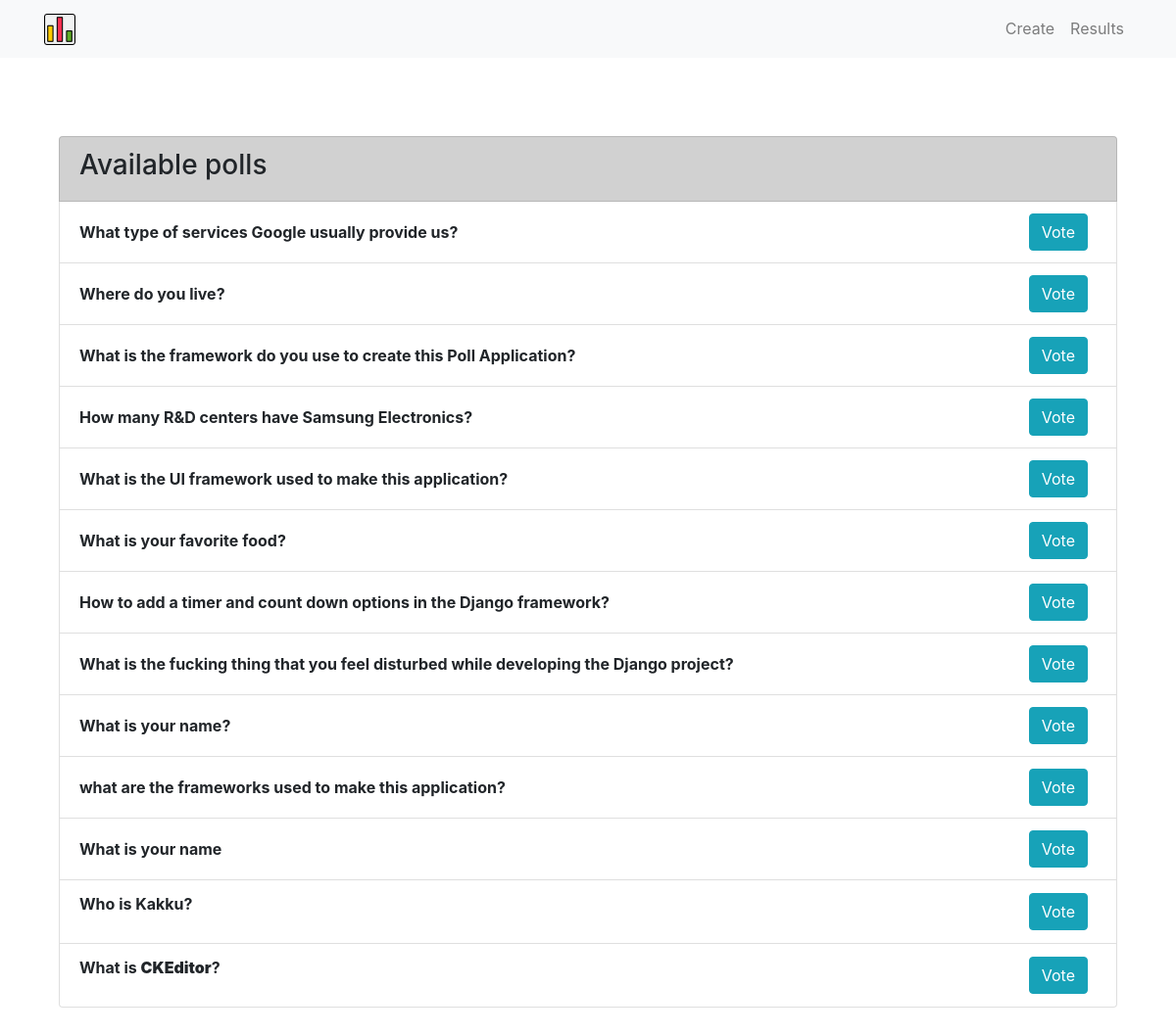
The page / on the database its author committed.
### poll/models.py (models this page shows, shortened)
class Poll(models.Model):
    question = RichTextField(blank=True, null=True)
    qs_one = models.CharField(max_length=30)
    qs_two = models.CharField(max_length=30)
    qs_three = models.CharField(max_length=30)
    qs_one_cnt = models.IntegerField(default=0)
    qs_two_cnt = models.IntegerField(default=0)
    qs_three_cnt = models.IntegerField(default=0)

### poll/views.py (the view)
# urls.py: 2. Add a URL to urlpatterns:  path('', views.home, name='home')
def home(request):
    polls = Poll.objects.all()
    context = {
        'polls': polls
    }
    return render(request, 'poll/home.html', context)

### poll/templates/poll/home.html (shortened to what this page needs)
{% extends "poll/base.html" %}
{% block main %}
<div class="container homepage">
    <div class="row">
        <div class="col">
            <ul class="list-group">
                <li class="list-group-item d-flex justify-content-between align-items-center" style="background-color: #d1d1d1;">
                    <h3>Available polls</h3>
                </li>
                {% for poll in polls %}
                <li class="list-group-item d-flex justify-content-between align-items-center">
                    <strong>{{ poll.question|safe }}</strong>
                    <span class="pull-right">
                        <a href="{% url 'vote' poll.id %}" class="btn btn-info btn-xs">Vote</a> &nbsp;
                    </span>
                </li>
                {% endfor %}
            </ul>
        </div>
    </div>
</div>
{% endblock %}

### poll/templates/poll/base.html (shortened to what this page needs)
{% load static %}
<!doctype html>
<html lang="en">
  <head>
    <link rel="stylesheet" href="https://cdn.jsdelivr.net/npm/bootstrap@4.5.3/dist/css/bootstrap.min.css">
	<link rel="stylesheet" type="text/css" href="{% static 'style.css' %}" />
  </head>
  <body>
	  <nav class="navbar navbar-expand-lg navbar-light bg-light">
		  <div class="container">
				<a class="navbar-brand" href="{% url 'home' %}"><img src="{% static 'img/poll.png' %}" alt="Logo"></a>
				<div class="collapse navbar-collapse" id="navbarSupportedContent">
					<ul class="navbar-nav ml-auto">
					<li class="nav-item">
						<a class="nav-link" href="{% url 'create' %}">Create</a>
					</li>
					<li class="nav-item">
						<a class="nav-link" href="{% url 'allresults' %}">Results</a>
					</li>
					</ul>
				</div>
			</div>
		</nav>
    <div class="container">
			{% block main %}{% endblock %}
	</div>
  </body>
</html>

### static/style.css (style rules this page uses)
.homepage { margin-top: 80px; justify-content: center; margin-bottom: 40px; }

### rows shown on the page
Poll: question "What type of services Google usually provide us?"
Poll: question "Where do you live?"
Poll: question "What is the framework do you use to create this Poll Application?"
Poll: question "How many R&D centers have Samsung Electronics?"
Poll: question "What is the UI framework used to make this application?"
Poll: question "What is your favorite food?"
Poll: question "How to add a timer and count down options in the Django framework?"
Poll: question "What is the fucking thing that you feel disturbed while developing the Django project?"
Poll: question "What is your name?"
Poll: question "what are the frameworks used to make this application?"
Poll: question "What is your name"
Poll: question "Who is Kakku?"
Poll: question "What is CKEditor ?"
